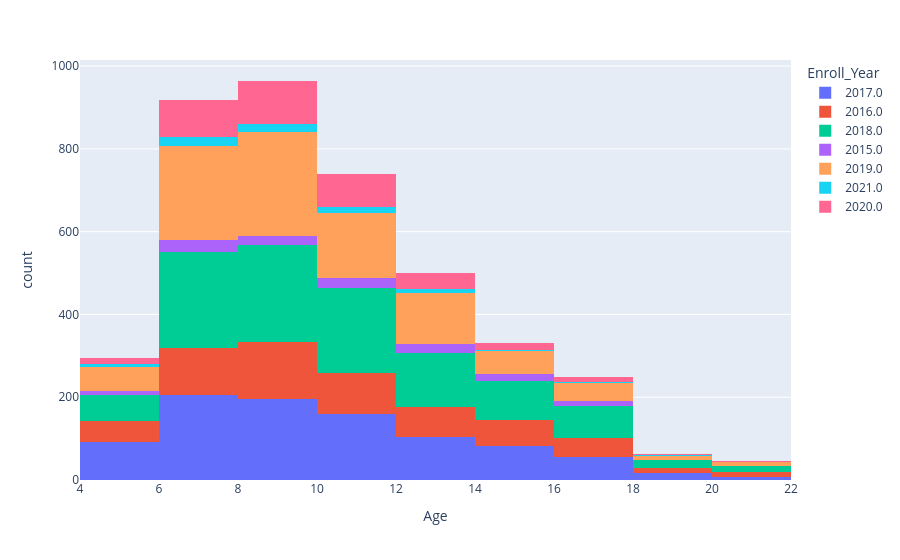

The cell this chart's notebook holds for it:
### Markdown cell above
## Majority of people were enrolled between 2017 and 2019 with a roughly equal distribution of ages across the years

### Code cell
fig = px.histogram(df, x="Age", nbins=10, color="Enroll_Year")
fig.show()

### Figure 1 — Plotly figure (JSON) as saved in the notebook; plotly's stock layout.template omitted (floating-point values rounded to 4 significant figures; data arrays with more than 128 entries replaced by an {"elided": "..."} marker saying what was removed)
{"data": [{"alignmentgroup": "True", "bingroup": "x", "hovertemplate": "Enroll_Year=2017.0<br>Age=%{x}<br>count=%{y}<extra></extra>", "legendgroup": "2017.0", "marker": {"color": "#636efa", "pattern": {"shape": ""}}, "name": "2017.0", "nbinsx": 10, "offsetgroup": "2017.0", "orientation": "v", "showlegend": true, "type": "histogram", "x": {"elided": "919 float values"}, "xaxis": "x", "yaxis": "y"}, {"alignmentgroup": "True", "bingroup": "x", "hovertemplate": "Enroll_Year=2016.0<br>Age=%{x}<br>count=%{y}<extra></extra>", "legendgroup": "2016.0", "marker": {"color": "#EF553B", "pattern": {"shape": ""}}, "name": "2016.0", "nbinsx": 10, "offsetgroup": "2016.0", "orientation": "v", "showlegend": true, "type": "histogram", "x": {"elided": "608 float values"}, "xaxis": "x", "yaxis": "y"}, {"alignmentgroup": "True", "bingroup": "x", "hovertemplate": "Enroll_Year=2018.0<br>Age=%{x}<br>count=%{y}<extra></extra>", "legendgroup": "2018.0", "marker": {"color": "#00cc96", "pattern": {"shape": ""}}, "name": "2018.0", "nbinsx": 10, "offsetgroup": "2018.0", "orientation": "v", "showlegend": true, "type": "histogram", "x": {"elided": "1068 float values"}, "xaxis": "x", "yaxis": "y"}, {"alignmentgroup": "True", "bingroup": "x", "hovertemplate": "Enroll_Year=2015.0<br>Age=%{x}<br>count=%{y}<extra></extra>", "legendgroup": "2015.0", "marker": {"color": "#ab63fa", "pattern": {"shape": ""}}, "name": "2015.0", "nbinsx": 10, "offsetgroup": "2015.0", "orientation": "v", "showlegend": true, "type": "histogram", "x": {"elided": "133 float values"}, "xaxis": "x", "yaxis": "y"}, {"alignmentgroup": "True", "bingroup": "x", "hovertemplate": "Enroll_Year=2019.0<br>Age=%{x}<br>count=%{y}<extra></extra>", "legendgroup": "2019.0", "marker": {"color": "#FFA15A", "pattern": {"shape": ""}}, "name": "2019.0", "nbinsx": 10, "offsetgroup": "2019.0", "orientation": "v", "showlegend": true, "type": "histogram", "x": {"elided": "941 float values"}, "xaxis": "x", "yaxis": "y"}, {"alignmentgroup": "True", "bingroup": "x", "hovertemplate": "Enroll_Year=2021.0<br>Age=%{x}<br>count=%{y}<extra></extra>", "legendgroup": "2021.0", "marker": {"color": "#19d3f3", "pattern": {"shape": ""}}, "name": "2021.0", "nbinsx": 10, "offsetgroup": "2021.0", "orientation": "v", "showlegend": true, "type": "histogram", "x": [6.087, 5.275, 8.612, 7.936, 8.792, 12.63, 12.01, 13.41, 7.421, 5.088, 10.54, 6.542, 6.961, 17.44, 9.113, 7.879, 9.436, 6.909, 15.77, 6.679, 15.63, 5.718, 9.507, 8.434, 9.992, 7.262, 16.25, 6.295, 12.14, 11.43, 9.762, 12.86, 5.696, 13.71, 10.31, 13.89, 8.311, 9.496, 12.21, 11.25, 6.646, 5.709, 7.607, 10.47, 8.674, 12.31, 10.42, 5.984, 7.111, 5.682, 12.44, 6.219, 6.438, 12.07, 9.2, 7.894, 7.678, 8.674, 7.67, 10.69, 7.147, 11.97, 10.85, 10.74, 5.715, 11.33, 8.606, 8.179, 10.88, 15.26, 9.069, 6.706, 8.896, 9.814, 10.14, 9.285, 6.452, 18.24], "xaxis": "x", "yaxis": "y"}, {"alignmentgroup": "True", "bingroup": "x", "hovertemplate": "Enroll_Year=2020.0<br>Age=%{x}<br>count=%{y}<extra></extra>", "legendgroup": "2020.0", "marker": {"color": "#FF6692", "pattern": {"shape": ""}}, "name": "2020.0", "nbinsx": 10, "offsetgroup": "2020.0", "orientation": "v", "showlegend": true, "type": "histogram", "x": {"elided": "359 float values"}, "xaxis": "x", "yaxis": "y"}], "layout": {"barmode": "relative", "legend": {"title": {"text": "Enroll_Year"}, "tracegroupgap": 0}, "margin": {"t": 60}, "xaxis": {"anchor": "y", "domain": [0, 1], "title": {"text": "Age"}}, "yaxis": {"anchor": "x", "domain": [0, 1], "title": {"text": "count"}}}}
